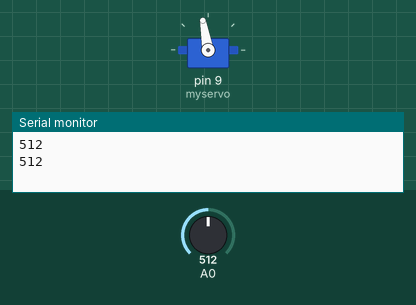
This sketch was run on a simulated Arduino Uno, built with avr-gcc and run on an emulated ATmega328P. Parts: servo, the last lines printed to the serial monitor. Inputs (shaded band) come from the test bench; at power-on: A0 = 512.

Above: at 1.3 s.
1.4 s: A0 set to 45
4.5 s: A0 set to 36
At 5.4 s:
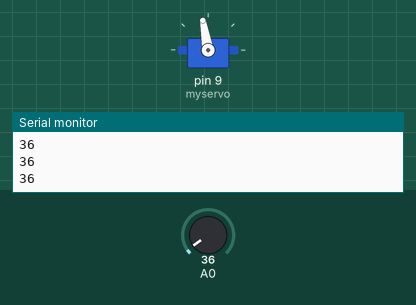
Timing chart, 0 to 7.5 s (numbered marks = the images above; inputs shaded):
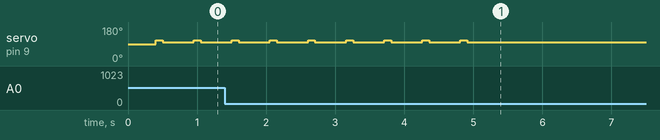

The sketch:

DinoGameCode.ino
```cpp
/*
Dino Chrome game automation with ArduinoUno
Created by arduiNote
25.08.2022
*/


#include <Servo.h>

Servo myservo;                                    // create servo object to control the servo


int ServoValue = 100;                             // position needs to be calibrated for your servo (between 0 and 180)
int SensorThreshold = 40;                         // threshold needs to be calibrated for your sensor
int DistanceSensorDINOcalibrationValue = 400;     // change this value at your need, or adapt the distance between your sensor and the dino

void setup() {

  Serial.begin(9600);                             // initialize serial communication at 9600 bits per second:
  myservo.attach(9);                              // attaches the servo on pin 9 to the servo object
}


void loop() {

  int sensorValue = analogRead(A0);

  if(sensorValue > SensorThreshold){                // check if a obstacle is coming , if it is move servo forward and backward to press the button

     delay(DistanceSensorDINOcalibrationValue);

     myservo.write(ServoValue+10);                  // sets the servo position according to the scaled value

     delay(100);

     myservo.write(ServoValue);                    // sets the servo position according to the scaled value

     delay(50);

    }

  Serial.println(sensorValue);
  delay(1);
}
```

Measured:
- the behaviour switches between 41 and 40 on A0 (found by bisection; images 0 and 1)
- after the input at 4.5 s, servo on pin 9 (myservo): goes on until 4.9 s, then stays 100°
- by itself, servo on pin 9 (myservo): alternates 110° for 0.10 s and 100° for 0.45 s
